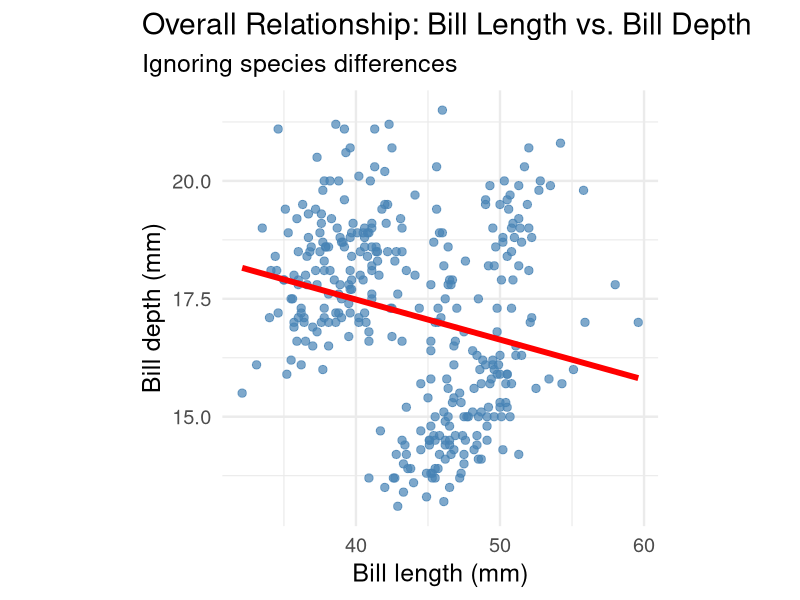
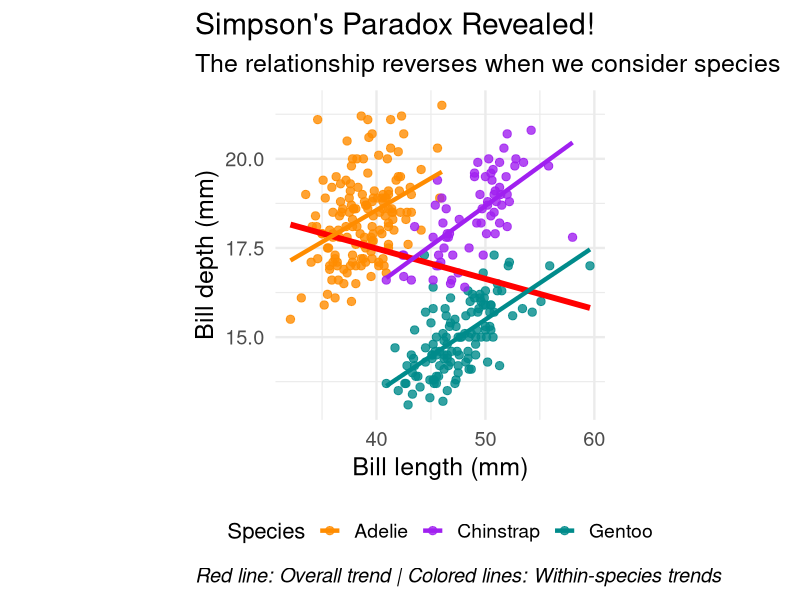
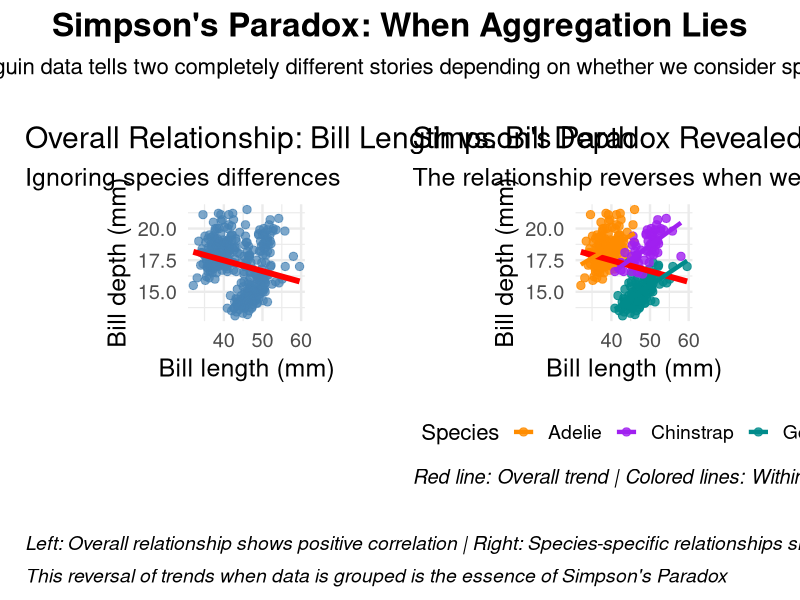

Write the R code that produced these figures, in order.
## ---- chunk 1
#| message: false
#| warning: false
# Set CRAN mirror for package installation
options(repos = c(CRAN = "https://cran.rstudio.com/"))

# Install required packages if not already installed
if (!require(patchwork, quietly = TRUE)) {
  install.packages("patchwork")

  library(patchwork)
}

if(!require(palmerpenguins, quietly = TRUE)) {
  install.packages("palmerpenguins")
}

library(ggplot2)
library(palmerpenguins)
data(penguins)
## ---- chunk 2
#| message: false
#| warning: false
#| fig-width: 8
#| fig-height: 6
plot1 <- ggplot(data = penguins,
        aes(x = bill_length_mm,
        y = bill_depth_mm)) +
  theme_minimal(18) +
  geom_point(alpha = 0.7, color = "steelblue", size = 2.5) +
  labs(title = "Overall Relationship: Bill Length vs. Bill Depth",
       subtitle = "Ignoring species differences",
       x = "Bill length (mm)",
       y = "Bill depth (mm)") +
  theme(plot.title.position = "plot",
        plot.caption = element_text(hjust = 0, face= "italic"),
        plot.caption.position = "plot",
        aspect.ratio = 1) +
  geom_smooth(method = "lm", se = FALSE, color = "red", linewidth = 2)

plot1
## ---- chunk 3
#| message: false
#| warning: false
#| eval: true
#| fig-cap: "Simpson's Paradox Revealed: Overall vs. Species-Specific Relationships"
#| fig-width: 8
#| fig-height: 6

plot2 <- ggplot(data = penguins,
       aes(x = bill_length_mm,
           y = bill_depth_mm,
           color = species)) +
  theme_minimal(18) +
  geom_point(alpha = 0.8, size = 2.5) +
  scale_color_manual(values = c("darkorange","purple","cyan4"),
                     name = "Species") +
  labs(title = "Simpson's Paradox Revealed!",
       subtitle = "The relationship reverses when we consider species",
       x = "Bill length (mm)",
       y = "Bill depth (mm)",
       caption = "Red line: Overall trend | Colored lines: Within-species trends") +
  theme(plot.title.position = "plot",
        plot.caption = element_text(hjust = 0, face = "italic"),
        plot.caption.position = "plot",
        legend.position = "bottom",
        aspect.ratio = 1,
        legend.text = element_text(size = 14),
        legend.title = element_text(size = 16)) +
  # Overall trend (ignoring species)
  geom_smooth(method = "lm", se = FALSE, color = "red", 
              linewidth = 2, alpha = 0.8) +
  # Species-specific trends
  geom_smooth(method = "lm", se = FALSE, linewidth = 1.5)

plot2
## ---- chunk 4
#| message: false
#| warning: false
#| fig-cap: "Simpson's Paradox: The Same Data, Two Different Stories"
#| fig-width: 16
#| fig-height: 8

# Create the side-by-side comparison using patchwork
comparison_plot <- plot1 + plot2 +
  plot_layout(ncol = 2, widths = c(1, 1)) +
  plot_annotation(
    title = "Simpson's Paradox: When Aggregation Lies",
    subtitle = "The same penguin data tells two completely different stories depending on whether we consider species grouping",
    caption = "Left: Overall relationship shows positive correlation | Right: Species-specific relationships show negative correlation\nThis reversal of trends when data is grouped is the essence of Simpson's Paradox",
    theme = theme_minimal(18) +
      theme(
        plot.title = element_text(size = 24, face = "bold", hjust = 0.5, margin = margin(b = 10)),
        plot.subtitle = element_text(size = 16, hjust = 0.5, margin = margin(b = 25), lineheight = 1.2),
        plot.caption = element_text(size = 14, hjust = 0, face = "italic", 
                                   margin = margin(t = 25), lineheight = 1.4)
      )
  )

comparison_plot
